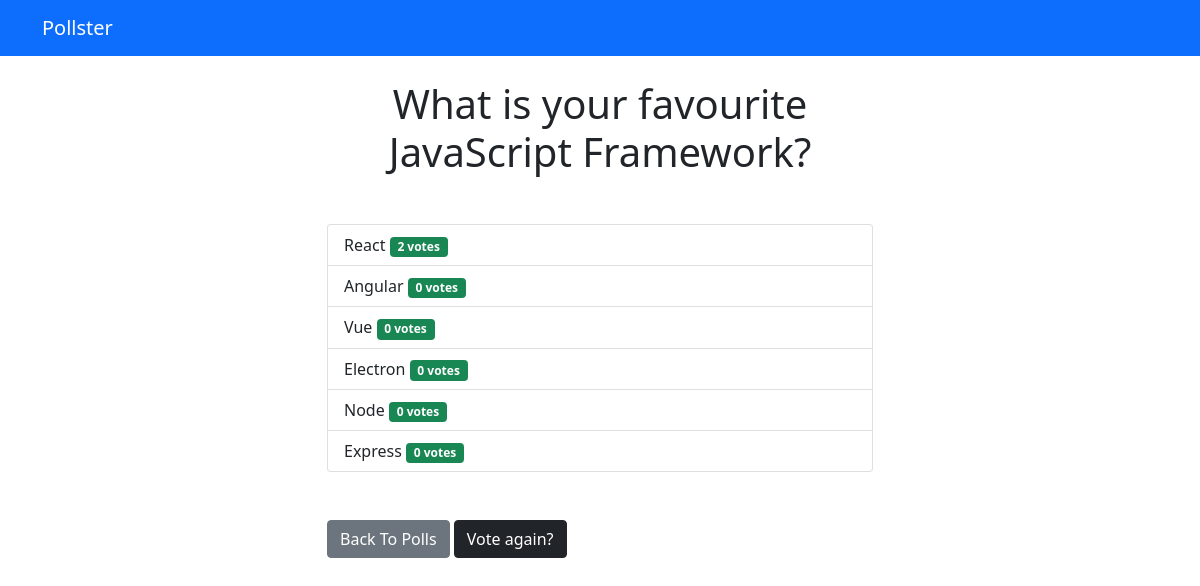
The app's page /polls/2/results/ with its own data.
### polls/models.py (models this page shows, shortened)
class Questions(models.Model):
    questions_text = models.CharField(max_length=200)
    pub_date = models.DateTimeField('Date Published')

class Choice(models.Model):
    choice_text = models.CharField(max_length=200)
    question = models.ForeignKey(Questions, on_delete=models.CASCADE)
    votes = models.IntegerField(default=0)

### polls/views.py (the view)
# urls.py: path('<int:question_id>/results/', views.results, name='results'),
def results(request, question_id):
    question = get_object_or_404(Questions, pk=question_id)
    return render(request, 'polls/results.html', {'question': question})

### templates/polls/results.html
{% extends 'base.html' %}
{% block content %}
<h1 class="mb-5 text-center">{{ question.questions_text }}</h1>
<ul class="list-group mb-5">
    {% for choice in question.choice_set.all %}
    <li class="list-group-item">
        {{ choice.choice_text }} <span class="float-right badge bg-success"> {{ choice.votes }} vote{{ choice.votes|pluralize }}</span>
    </li>
    {% endfor %}
</ul>
<a class="btn btn-secondary" href="{% url 'polls:index' %}">Back To Polls</a>
<a class="btn btn-dark" href="{% url 'polls:detail' question.id %}">Vote again?</a>
{% endblock %}

### templates/base.html (shortened to what this page needs)
<!DOCTYPE html>
<html lang="en">
  <head>
    <link
      rel="stylesheet"
      href="https://stackpath.bootstrapcdn.com/bootstrap/5.0.0-alpha1/css/bootstrap.min.css"
    />
  </head>
  <body>
        {% include 'partials/_navbar.html' %}
    <div class="div container">
      <div class="div row">
        <div class="div col-md-6 m-auto">
          {% block content %}{% endblock %}
        </div>
      </div>
    </div>
  </body>
</html>

### templates/partials/_navbar.html
<nav class="navbar navbar-dark bg-primary mb-4">
    <div class="container">
        <a class="navbar-brand" href="/">Pollster</a>
    </div>
</nav>

### records on screen
Questions: questions_text "What is your favourite JavaScript Framework?"
Choice: choice_text "React", votes "2"
Choice: choice_text "Angular", votes "0"
Choice: choice_text "Vue", votes "0"
Choice: choice_text "Electron", votes "0"
Choice: choice_text "Node", votes "0"
Choice: choice_text "Express", votes "0"
